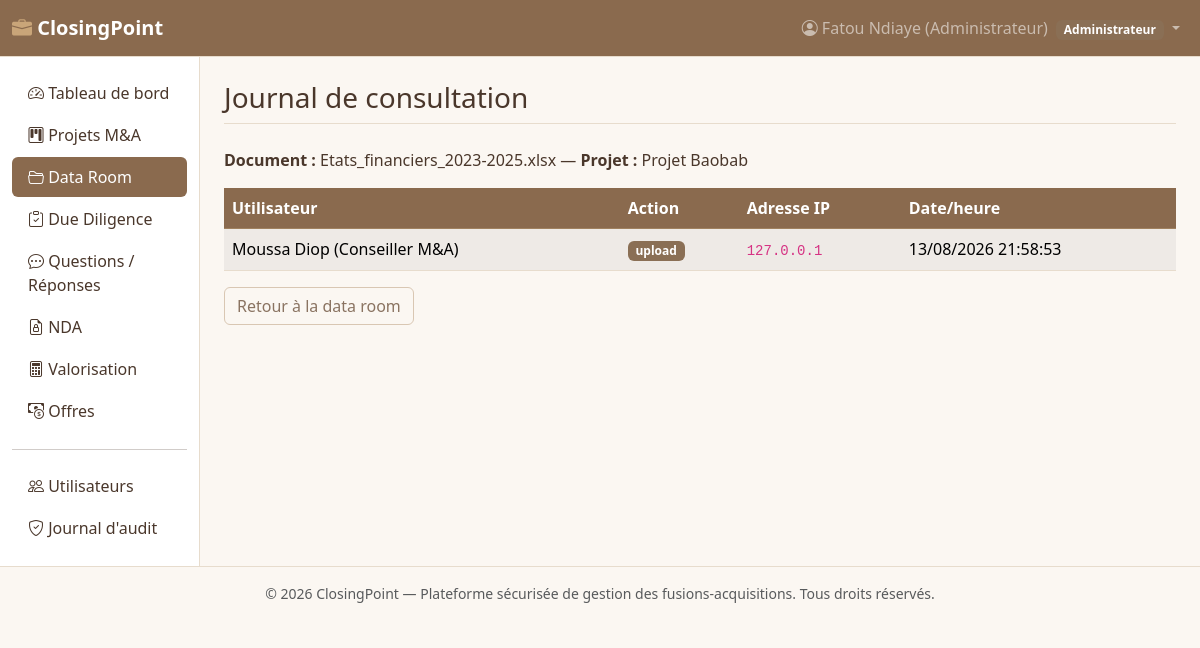
The app's page /modules/dataroom/log.php?document_id=2 (signed in) with its own data.
### tables this page shows
CREATE TABLE dataroom_documents (
    id INT AUTO_INCREMENT PRIMARY KEY,
    project_id INT NOT NULL,
    folder_id INT DEFAULT NULL,
    nom_original VARCHAR(255) NOT NULL,
    nom_fichier_stocke VARCHAR(255) NOT NULL,
    chemin_relatif VARCHAR(255) NOT NULL,
    taille_octets BIGINT NOT NULL DEFAULT 0,
    type_mime VARCHAR(100) DEFAULT NULL,
    categorie ENUM('juridique','fiscal','financier','commercial','rh','it','autre') NOT NULL DEFAULT 'autre',
    confidentiel TINYINT(1) NOT NULL DEFAULT 1,
    uploaded_by INT NOT NULL,
    created_at DATETIME NOT NULL DEFAULT CURRENT_TIMESTAMP,
    CONSTRAINT fk_doc_project FOREIGN KEY (project_id) REFERENCES ma_projects(id) ON DELETE CASCADE,
    CONSTRAINT fk_doc_folder FOREIGN KEY (folder_id) REFERENCES dataroom_folders(id) ON DELETE SET NULL,
    CONSTRAINT fk_doc_uploader FOREIGN KEY (uploaded_by) REFERENCES users(id) ON DELETE RESTRICT
);

CREATE TABLE ma_projects (
    id INT AUTO_INCREMENT PRIMARY KEY,
    code_projet VARCHAR(20) NOT NULL UNIQUE,
    nom_projet VARCHAR(180) NOT NULL,
    societe_cible VARCHAR(180) NOT NULL,
    societe_acquereur VARCHAR(180) NOT NULL,
    secteur VARCHAR(100) DEFAULT NULL,
    statut ENUM('prospection','nda_signe','due_diligence','negociation','closing','abandonne') NOT NULL DEFAULT 'prospection',
    valeur_estimee DECIMAL(18,2) DEFAULT NULL,
    devise VARCHAR(10) NOT NULL DEFAULT 'FCFA',
    date_debut DATE DEFAULT NULL,
    date_cible_closing DATE DEFAULT NULL,
    description TEXT,
    created_by INT NOT NULL,
    created_at DATETIME NOT NULL DEFAULT CURRENT_TIMESTAMP,
    updated_at DATETIME NOT NULL DEFAULT CURRENT_TIMESTAMP ON UPDATE CURRENT_TIMESTAMP,
    CONSTRAINT fk_proj_creator FOREIGN KEY (created_by) REFERENCES users(id) ON DELETE RESTRICT
);

CREATE TABLE document_access_log (
    id INT AUTO_INCREMENT PRIMARY KEY,
    document_id INT NOT NULL,
    user_id INT NOT NULL,
    action ENUM('upload','consultation','telechargement') NOT NULL,
    adresse_ip VARCHAR(45) DEFAULT NULL,
    date_action DATETIME NOT NULL DEFAULT CURRENT_TIMESTAMP,
    CONSTRAINT fk_log_document FOREIGN KEY (document_id) REFERENCES dataroom_documents(id) ON DELETE CASCADE,
    CONSTRAINT fk_log_user FOREIGN KEY (user_id) REFERENCES users(id) ON DELETE CASCADE
);

CREATE TABLE users (
    id INT AUTO_INCREMENT PRIMARY KEY,
    full_name VARCHAR(120) NOT NULL,
    email VARCHAR(150) NOT NULL UNIQUE,
    password_hash VARCHAR(255) NOT NULL,
    role ENUM('admin','conseiller','client') NOT NULL DEFAULT 'client',
    phone VARCHAR(30) DEFAULT NULL,
    is_active TINYINT(1) NOT NULL DEFAULT 1,
    last_login DATETIME DEFAULT NULL,
    created_at DATETIME NOT NULL DEFAULT CURRENT_TIMESTAMP
);

### includes/security.php (called while the page is built, shortened)
<?php
function e(?string $value): string
{
    return htmlspecialchars($value ?? '', ENT_QUOTES, 'UTF-8');
}

### includes/functions.php (called while the page is built, shortened)
<?php
function formatDate(?string $date, string $fmt = 'd/m/Y'): string
{
    $ts = strtotime($date);
    return $ts ? date($fmt, $ts) : '—';
}

### modules/dataroom/log.php (the view, shortened to what this page needs)
<?php
require_once __DIR__ . '/../../includes/bootstrap.php';
$docId = (int)($_GET['document_id'] ?? 0);
$stmt = $pdo->prepare('SELECT d.*, p.id AS project_id, p.nom_projet FROM dataroom_documents d JOIN ma_projects p ON p.id = d.project_id WHERE d.id = :id');
$stmt->execute([':id' => $docId]);
$doc = $stmt->fetch();
$logs = $pdo->prepare(
    'SELECT l.*, u.full_name FROM document_access_log l JOIN users u ON u.id = l.user_id
     WHERE l.document_id = :id ORDER BY l.date_action DESC'
);
$logs->execute([':id' => $docId]);
$logs = $logs->fetchAll();
require __DIR__ . '/../../includes/header.php';
?>
<p><strong>Document :</strong> <?= e($doc['nom_original']) ?> — <strong>Projet :</strong> <?= e($doc['nom_projet']) ?></p>
<table class="table table-striped">
  <thead class="table-dark"><tr><th>Utilisateur</th><th>Action</th><th>Adresse IP</th><th>Date/heure</th></tr></thead>
  <tbody>
    <?php foreach ($logs as $l): ?>
      <tr>
        <td><?= e($l['full_name']) ?></td>
        <td><span class="badge text-bg-secondary"><?= e(str_replace('_', ' ', $l['action'])) ?></span></td>
        <td><code><?= e($l['adresse_ip']) ?></code></td>
        <td><?= formatDate($l['date_action'], 'd/m/Y H:i:s') ?></td>
      </tr>
    <?php endforeach; ?>
  </tbody>
</table>
<a href="index.php?project_id=<?= (int)$doc['project_id'] ?>" class="btn btn-outline-secondary">Retour à la data room</a>
<?php require __DIR__ . '/../../includes/footer.php'; ?>

### public/assets/css/style.css (style rules this page uses)
:root { --cp-nude: #F5EDE4; --cp-camel: #C9A579; --cp-camel-dark: #B08D63; --cp-brown: #8A6A4E; --cp-brown-dark: #6E4A33; --cp-text: #4A372B; --bs-body-bg: #FBF7F2; --bs-body-color: var(--cp-text); --bs-primary: var(--cp-brown); --bs-primary-rgb: 138, 106, 78; --bs-primary-bg-subtle: var(--cp-nude); --bs-primary-border-subtle: #D9BFA0; --bs-primary-text-emphasis: var(--cp-brown-dark); --bs-secondary: #8A6F55; --bs-secondary-rgb: 138, 111, 85; --bs-dark: var(--cp-brown); --bs-dark-rgb: 138, 106, 78; --bs-border-color: #E7DCCD; --bs-link-color: var(--cp-brown); --bs-link-color-rgb: 138, 106, 78; --bs-link-hover-color: var(--cp-brown-dark); --bs-link-hover-color-rgb: 110, 74, 51; }
body { background-color: var(--bs-body-bg); }
.table-dark { --bs-table-bg: var(--cp-brown); --bs-table-color: #fff; --bs-table-border-color: #A0815F; }
.btn-outline-secondary { --bs-btn-color: #8A7361; --bs-btn-border-color: #D9C7B3; --bs-btn-hover-color: #fff; --bs-btn-hover-bg: #9C8168; --bs-btn-hover-border-color: #9C8168; --bs-btn-active-color: #fff; --bs-btn-active-bg: #9C8168; --bs-btn-active-border-color: #9C8168; }

### records on screen
dataroom_documents: nom_original "Etats_financiers_2023-2025.xlsx", project.nom_projet "Projet Baobab"
document_access_log: user.full_name "Moussa Diop (Conseiller M&A)", action "upload", adresse_ip "127.0.0.1", date_action "13/08/2026 21:58:53"

### other values on screen
SITE_NAME "ClosingPoint"
$user['full_name'] "Fatou Ndiaye (Administrateur)"
roleLabel($user['role']) "Administrateur"
$label "Tableau de bord Projets M&A Data Room Due Diligence Questions / Réponses NDA Valorisation Offres Utilisateurs Journal d'audit"
$pageTitle "Journal de consultation"
